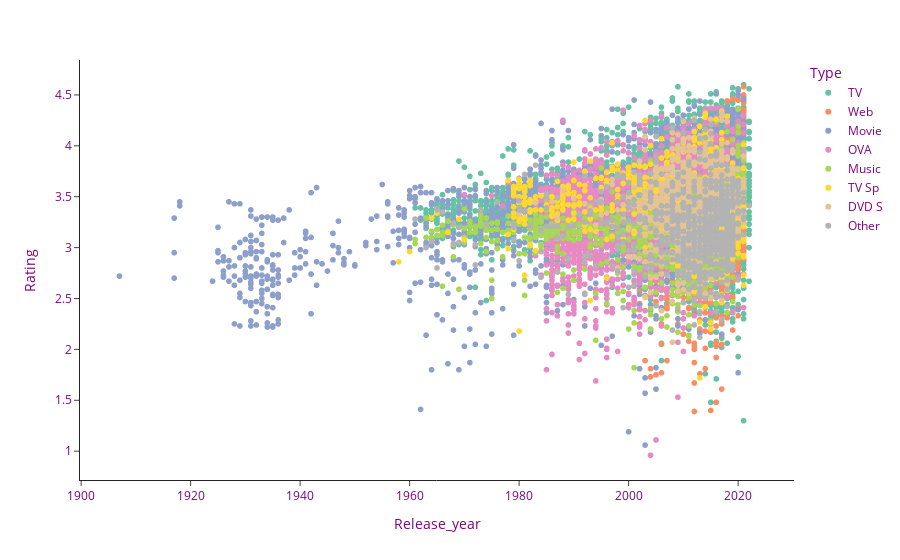

Source (notebook cell):
### Markdown cell above
<h2 style = "font-size: 40px; color:purple; font-family:times new roman; font-style: italic">Types of Anime</h2>

### Code cell
fig = px.scatter(general,
                    y="Rating", 
                    x="Release_year",
                    color = "Type",
                    color_discrete_sequence = palette,
                    hover_data = ["Name"]
)

fig.update_layout(
    hoverlabel=dict(
        bgcolor="#e6ccff",
        font_size=14
    ),
    font=dict(
        color = "Purple"
    )
)

fig.show()

### Figure 1 — Plotly figure (JSON) as saved in the notebook; plotly's stock layout.template omitted (floating-point values rounded to 4 significant figures; data arrays with more than 128 entries replaced by an {"elided": "..."} marker saying what was removed)
{"data": [{"customdata": {"elided": "5446x1 str values"}, "hovertemplate": "Type=TV<br>Release_year=%{x}<br>Rating=%{y}<br>Name=%{customdata[0]}<extra></extra>", "legendgroup": "TV", "marker": {"color": "rgb(102,194,165)", "symbol": "circle"}, "mode": "markers", "name": "TV", "showlegend": true, "type": "scattergl", "x": {"elided": "5446 int values"}, "xaxis": "x", "y": {"elided": "5446 float values"}, "yaxis": "y"}, {"customdata": {"elided": "2488x1 str values"}, "hovertemplate": "Type=Web<br>Release_year=%{x}<br>Rating=%{y}<br>Name=%{customdata[0]}<extra></extra>", "legendgroup": "Web", "marker": {"color": "rgb(252,141,98)", "symbol": "circle"}, "mode": "markers", "name": "Web", "showlegend": true, "type": "scattergl", "x": {"elided": "2488 int values"}, "xaxis": "x", "y": {"elided": "2488 float values"}, "yaxis": "y"}, {"customdata": {"elided": "3577x1 str values"}, "hovertemplate": "Type=Movie<br>Release_year=%{x}<br>Rating=%{y}<br>Name=%{customdata[0]}<extra></extra>", "legendgroup": "Movie", "marker": {"color": "rgb(141,160,203)", "symbol": "circle"}, "mode": "markers", "name": "Movie", "showlegend": true, "type": "scattergl", "x": {"elided": "3577 int values"}, "xaxis": "x", "y": {"elided": "3577 float values"}, "yaxis": "y"}, {"customdata": {"elided": "2235x1 str values"}, "hovertemplate": "Type=OVA<br>Release_year=%{x}<br>Rating=%{y}<br>Name=%{customdata[0]}<extra></extra>", "legendgroup": "OVA", "marker": {"color": "rgb(231,138,195)", "symbol": "circle"}, "mode": "markers", "name": "OVA", "showlegend": true, "type": "scattergl", "x": {"elided": "2235 int values"}, "xaxis": "x", "y": {"elided": "2235 float values"}, "yaxis": "y"}, {"customdata": {"elided": "2165x1 str values"}, "hovertemplate": "Type=Music<br>Release_year=%{x}<br>Rating=%{y}<br>Name=%{customdata[0]}<extra></extra>", "legendgroup": "Music", "marker": {"color": "rgb(166,216,84)", "symbol": "circle"}, "mode": "markers", "name": "Music", "showlegend": true, "type": "scattergl", "x": {"elided": "2165 int values"}, "xaxis": "x", "y": {"elided": "2165 float values"}, "yaxis": "y"}, {"customdata": {"elided": "683x1 str values"}, "hovertemplate": "Type=TV Sp<br>Release_year=%{x}<br>Rating=%{y}<br>Name=%{customdata[0]}<extra></extra>", "legendgroup": "TV Sp", "marker": {"color": "rgb(255,217,47)", "symbol": "circle"}, "mode": "markers", "name": "TV Sp", "showlegend": true, "type": "scattergl", "x": {"elided": "683 int values"}, "xaxis": "x", "y": {"elided": "683 float values"}, "yaxis": "y"}, {"customdata": {"elided": "911x1 str values"}, "hovertemplate": "Type=DVD S<br>Release_year=%{x}<br>Rating=%{y}<br>Name=%{customdata[0]}<extra></extra>", "legendgroup": "DVD S", "marker": {"color": "rgb(229,196,148)", "symbol": "circle"}, "mode": "markers", "name": "DVD S", "showlegend": true, "type": "scattergl", "x": {"elided": "911 int values"}, "xaxis": "x", "y": {"elided": "911 float values"}, "yaxis": "y"}, {"customdata": {"elided": "990x1 str values"}, "hovertemplate": "Type=Other<br>Release_year=%{x}<br>Rating=%{y}<br>Name=%{customdata[0]}<extra></extra>", "legendgroup": "Other", "marker": {"color": "rgb(179,179,179)", "symbol": "circle"}, "mode": "markers", "name": "Other", "showlegend": true, "type": "scattergl", "x": {"elided": "990 int values"}, "xaxis": "x", "y": {"elided": "990 float values"}, "yaxis": "y"}], "layout": {"font": {"color": "Purple"}, "hoverlabel": {"bgcolor": "#e6ccff", "font": {"size": 14}}, "legend": {"title": {"text": "Type"}, "tracegroupgap": 0}, "margin": {"t": 60}, "xaxis": {"anchor": "y", "domain": [0, 1], "title": {"text": "Release_year"}}, "yaxis": {"anchor": "x", "domain": [0, 1], "title": {"text": "Rating"}}}}
